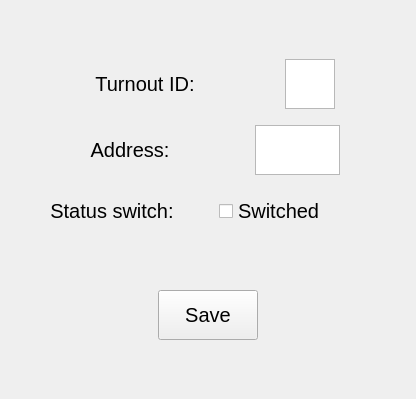
<?xml version="1.0" encoding="UTF-8"?>
<ui version="4.0">
 <class>RightClick</class>
 <widget class="QWidget" name="RightClick">
  <property name="geometry">
   <rect>
    <x>0</x>
    <y>0</y>
    <width>416</width>
    <height>399</height>
   </rect>
  </property>
  <property name="minimumSize">
   <size>
    <width>300</width>
    <height>200</height>
   </size>
  </property>
  <property name="windowTitle">
   <string>option</string>
  </property>
  <layout class="QVBoxLayout" name="verticalLayout">
   <item>
    <layout class="QVBoxLayout" name="verticalLayout_2">
     <item>
      <layout class="QHBoxLayout" name="horizontalLayout">
       <property name="topMargin">
        <number>5</number>
       </property>
       <property name="bottomMargin">
        <number>5</number>
       </property>
       <item>
        <widget class="QLabel" name="TurnoutLabel">
         <property name="minimumSize">
          <size>
           <width>125</width>
           <height>50</height>
          </size>
         </property>
         <property name="maximumSize">
          <size>
           <width>130</width>
           <height>50</height>
          </size>
         </property>
         <property name="font">
          <font>
           <pointsize>15</pointsize>
          </font>
         </property>
         <property name="text">
          <string>Turnout ID:</string>
         </property>
         <property name="alignment">
          <set>Qt::AlignmentFlag::AlignCenter</set>
         </property>
        </widget>
       </item>
       <item>
        <widget class="QTextEdit" name="TurnoutID">
         <property name="minimumSize">
          <size>
           <width>50</width>
           <height>50</height>
          </size>
         </property>
         <property name="maximumSize">
          <size>
           <width>50</width>
           <height>50</height>
          </size>
         </property>
         <property name="font">
          <font>
           <pointsize>15</pointsize>
          </font>
         </property>
         <property name="readOnly">
          <bool>true</bool>
         </property>
        </widget>
       </item>
      </layout>
     </item>
     <item>
      <layout class="QHBoxLayout" name="horizontalLayout_2">
       <property name="topMargin">
        <number>5</number>
       </property>
       <property name="bottomMargin">
        <number>5</number>
       </property>
       <item>
        <widget class="QLabel" name="Adress">
         <property name="minimumSize">
          <size>
           <width>100</width>
           <height>50</height>
          </size>
         </property>
         <property name="maximumSize">
          <size>
           <width>110</width>
           <height>50</height>
          </size>
         </property>
         <property name="font">
          <font>
           <pointsize>15</pointsize>
          </font>
         </property>
         <property name="frameShape">
          <enum>QFrame::Shape::NoFrame</enum>
         </property>
         <property name="text">
          <string>Address:</string>
         </property>
         <property name="alignment">
          <set>Qt::AlignmentFlag::AlignCenter</set>
         </property>
        </widget>
       </item>
       <item>
        <widget class="QTextEdit" name="AddressSet">
         <property name="minimumSize">
          <size>
           <width>85</width>
           <height>50</height>
          </size>
         </property>
         <property name="maximumSize">
          <size>
           <width>85</width>
           <height>50</height>
          </size>
         </property>
         <property name="font">
          <font>
           <pointsize>15</pointsize>
          </font>
         </property>
        </widget>
       </item>
      </layout>
     </item>
     <item>
      <layout class="QHBoxLayout" name="horizontalLayout_4">
       <item>
        <widget class="QLabel" name="SwitchTLabel">
         <property name="minimumSize">
          <size>
           <width>125</width>
           <height>50</height>
          </size>
         </property>
         <property name="maximumSize">
          <size>
           <width>130</width>
           <height>50</height>
          </size>
         </property>
         <property name="font">
          <font>
           <pointsize>15</pointsize>
          </font>
         </property>
         <property name="text">
          <string>Status switch:</string>
         </property>
         <property name="alignment">
          <set>Qt::AlignmentFlag::AlignCenter</set>
         </property>
        </widget>
       </item>
       <item>
        <widget class="QCheckBox" name="SwitchCheckBox">
         <property name="maximumSize">
          <size>
           <width>150</width>
           <height>50</height>
          </size>
         </property>
         <property name="baseSize">
          <size>
           <width>0</width>
           <height>0</height>
          </size>
         </property>
         <property name="font">
          <font>
           <pointsize>15</pointsize>
          </font>
         </property>
         <property name="text">
          <string>Switched</string>
         </property>
         <property name="iconSize">
          <size>
           <width>16</width>
           <height>16</height>
          </size>
         </property>
         <property name="autoRepeatDelay">
          <number>300</number>
         </property>
         <property name="tristate">
          <bool>false</bool>
         </property>
        </widget>
       </item>
      </layout>
     </item>
    </layout>
   </item>
   <item>
    <layout class="QHBoxLayout" name="horizontalLayout_3">
     <property name="topMargin">
      <number>5</number>
     </property>
     <property name="bottomMargin">
      <number>5</number>
     </property>
     <item>
      <widget class="QPushButton" name="SaveButton">
       <property name="minimumSize">
        <size>
         <width>95</width>
         <height>45</height>
        </size>
       </property>
       <property name="maximumSize">
        <size>
         <width>100</width>
         <height>50</height>
        </size>
       </property>
       <property name="font">
        <font>
         <pointsize>15</pointsize>
        </font>
       </property>
       <property name="text">
        <string>Save</string>
       </property>
      </widget>
     </item>
    </layout>
   </item>
  </layout>
 </widget>
 <resources/>
 <connections/>
</ui>
